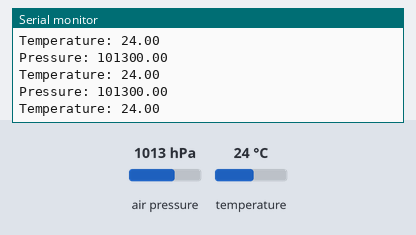
Simulated run of this sketch. Board: Arduino Nano, built with avr-gcc and run on an emulated ATmega328P. Parts: the last lines printed to the serial monitor. The inputs (shaded band) are chosen by the test bench; at power-on: air pressure 1013 hPa, temperature 24 °C.

Above: at 1.2 s.
1.3 s: air pressure set to 952 hPa
At 1.43 s:
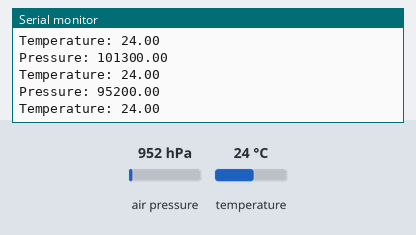
2.8 s: air pressure set to 1000 hPa
At 2.98 s:
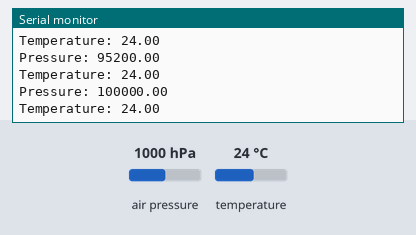
5.8 s: temperature set to 12 °C
At 5.99 s:
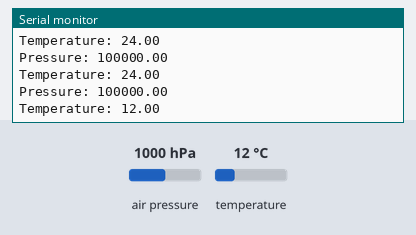
8.8 s: temperature set to 41 °C
At 8.88 s:
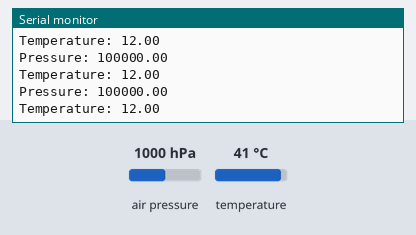
Timing chart, 0 to 11.8 s (numbered marks = the images above; inputs shaded):
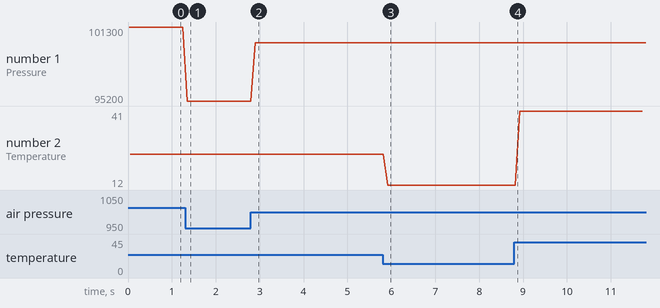

The sketch:

BMP280_I2C.ino
```cpp
/*
Project: IDEFIX
Device under test: Bosch BMP280 Pressure and Temperature Sensor
Bus: I²C [Address 0x76 (SDO on GND) or 0x77 (SDO on VCC)]
Tested with: Arduino Nano ATmega328P (Old Bootloader)
08.04.2022

BMP280 - Arduino
VCC - 3.3V
GND - GND
SCL - A5
SDA - A4
CSB - unconnected
SDO - GND
*/

#include <Adafruit_BMP280.h>

Adafruit_BMP280 bmp;

#define BMP280_I2C_ADDRESS 0x76

void setup() {
  Serial.begin(9600);

  //Debugging
  while (!Serial) {;}

  if (!bmp.begin(BMP280_I2C_ADDRESS)){
    Serial.println("Failed to initialize BMP280!");
    while(true);
  }

  Serial.println("Okeeeeeeey, let's go!");
}

void loop() {
  Serial.print("Pressure: ");
  Serial.println(bmp.readPressure());
  Serial.print("Temperature: ");
  Serial.println(bmp.readTemperature());

  delay(100);
}
```

Measured:
- after the input at 1.3 s, the serial monitor: prints a new line after 0.05 s (image 1)
- after the input at 2.8 s, the serial monitor: prints a new line after 0.10 s (image 2)
- after the input at 5.8 s, the serial monitor: prints a new line after 0.12 s (image 3)
- plotted number 1: 101300 → 95200 after the input at 1.3 s, 95200 → 100000 after the input at 2.8 s
- plotted number 2: 24 → 12 after the input at 5.8 s, 12 → 41 after the input at 8.8 s
